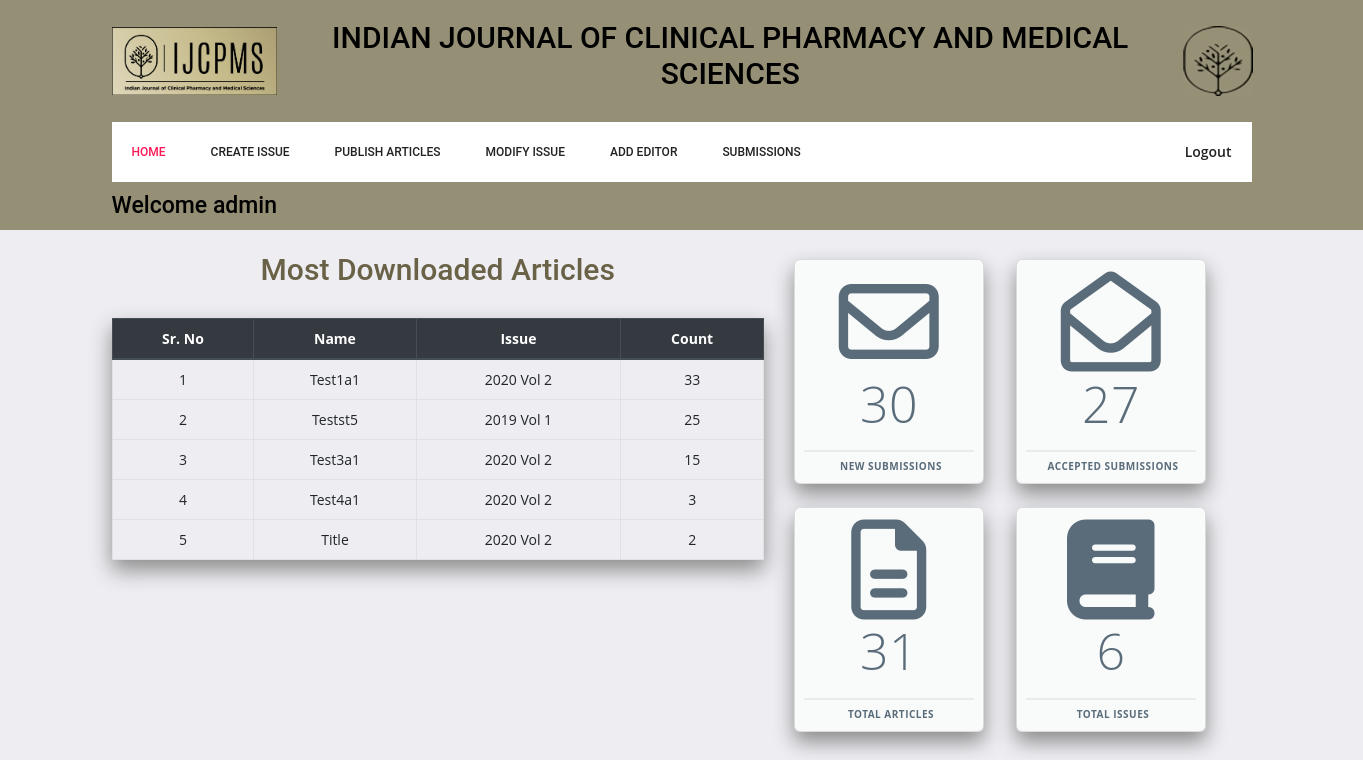
Screenshot of /adminHome.php (signed in) with the database file from the repository.
### tables this page shows
CREATE TABLE `articles` (
  `id` int(11) NOT NULL,
  `issues_id` int(11) NOT NULL,
  `fromsub` int(1) NOT NULL DEFAULT 0,
  `name` varchar(150) NOT NULL,
  `authors` varchar(1000) NOT NULL,
  `abstract` mediumtext NOT NULL,
  `keywords` varchar(500) NOT NULL,
  `type` varchar(50) NOT NULL,
  `subdate` date NOT NULL,
  `pubdate` date NOT NULL,
  `file` varchar(200) NOT NULL,
  `dcount` int(50) NOT NULL DEFAULT 0,
  `stmp` datetime NOT NULL DEFAULT current_timestamp()
);

CREATE TABLE `issues` (
  `id` int(11) NOT NULL,
  `name` varchar(150) NOT NULL,
  `guest` varchar(500) DEFAULT NULL,
  `issue_no` int(13) DEFAULT NULL,
  `vol` varchar(20) NOT NULL,
  `date` date NOT NULL,
  `stmp` datetime NOT NULL DEFAULT current_timestamp()
);

### adminHome.php (the view, shortened to what this page needs)
<?php
require_once("header.php");
$uname = $_SESSION['user'];
$sqlMaxDwn = "SELECT `articles`.`name`, `issues`.`vol`, `issues`.`date`, `articles`.`dcount` FROM `articles`
                INNER JOIN `issues` ON `articles`.`issues_id` = `issues`.`id` ORDER BY `articles`.`dcount` DESC LIMIT 5";
$resultMaxDwn = mysqli_query($linkId,$sqlMaxDwn);
$fromSub = 0;
$sqlCard = "SELECT `fromsub` FROM `articles`";
$resultCard = mysqli_query($linkId,$sqlCard);
$totalArticles = mysqli_affected_rows($linkId);
while($rowCard = mysqli_fetch_array($resultCard)){
    if($rowCard['fromsub'] == "1") $fromSub++;
}
$sqlNewSubmisions = "SELECT `id` FROM `submissions`";
mysqli_query($linkId,$sqlNewSubmisions);
$newSub = mysqli_affected_rows($linkId);
$sqlIssues = "SELECT `id` FROM `issues`";
mysqli_query($linkId,$sqlIssues);
$totalIssues = mysqli_affected_rows($linkId);
?>
<!doctype html>
<html lang="en">
    <head>
        <link rel="stylesheet" href="https://stackpath.bootstrapcdn.com/bootstrap/4.5.2/css/bootstrap.min.css"
>
        <link rel="stylesheet" href="css/card.css">
        <link rel="stylesheet" href="css/style.css">
        <link rel="stylesheet" href="css/responsive.css">
    </head>
    <body>
    <header class="admin_header">
        <div class="logo_part">
            <div class="container">
                <div class="row">
                    <div class="col-sm-2 d-flex justify-content-center align-items-center">
                            <a class="logo" href="index.php"><img src="img/logo.png" alt="" style="width: 100%"></a>
                    </div>
                    <div class="col-sm-9 d-flex justify-content-center align-items-center">
                        <h2 class="typo-list text-center">INDIAN JOURNAL OF CLINICAL PHARMACY AND MEDICAL SCIENCES</h2>
                    </div>
                    <div class="col-sm-1 d-flex justify-content-center align-items-center">
                        <div class="header_magazin">
                            <img src="img/favicon1.png" alt="logo">
                        </div>
                    </div>
                </div>
            </div>
        </div>
        <div class="main_menu">
            <nav class="navbar navbar-expand-lg navbar-light mb-2">
                <div class="container">
                    <div class="container_inner">
                        <div class="collapse navbar-collapse offset" id="navbarSupportedContent">
                            <ul class="nav navbar-nav menu_nav">
                                <li class="nav-item active"><a class="nav-link" href="adminHome.php">Home</a></li>
                                <li class="nav-item"><a class="nav-link" href="cissue.php">Create Issue</a></li>
                                <li class="nav-item"><a class="nav-link" href="pissue.php">Publish Articles</a></li>
                                <li class="nav-item"><a class="nav-link" href="missue.php">Modify Issue</a></li>
                                <li class="nav-item"><a class="nav-link" href="addeditor.php">Add Editor</a></li>
                                <li class="nav-item"><a class="nav-link" href="adminSub.php">Submissions</a></li>
                            </ul>
                            <ul class="nav navbar-nav navbar-right ml-auto">
                                <li class="nav-item active"><a href="logout.php" class="login">Logout</a></li>
                            </ul>
                        </div>
                    </div>
                </div>
            </nav>
        </div>
        <div class="container mt-3">
            <h4 class="welcome">Welcome <?php echo $uname;?></h4>
        </div>
    </header>
    <div class="container">
        <div class="row">
            <div class="col-lg-7">
                <h2 class="title_color text-center admin">Most Downloaded Articles</h2>
                <table class="table table-bordered table-hover text-center" style="box-shadow: 0 10px 20px #8c8c8c;">
                    <thead class="thead-dark">
                        <th>Sr. No</th>
                        <th>Name</th>
                        <th>Issue</th>
                        <th>Count</th>
                    </thead>
                    <?php
                    $i = 0;
                    while ($rowwMaxDwn = mysqli_fetch_array($resultMaxDwn)){
                        $issue = date("Y",strtotime($rowwMaxDwn['date']))." Vol ".$rowwMaxDwn['vol'];
                        $i++;
                        ?><tr>
                        <td><?php echo $i; ?></td>
                        <td><?php echo ucwords($rowwMaxDwn['name']);?></td>
                        <td><?php echo $issue;?></td>
                        <td><?php echo $rowwMaxDwn['dcount'];?></td>
                        </tr><?php
                    }
                    ?>
                </table>
            </div>
            <div class="col-lg-5 mb-60">
                <section class="cards admin">
                    <div class="card card--tree card-right">
                        <div class="card__svg-container">
                            <i class="fa fa-envelope-o fa-10x"></i>
                        </div>
                        <div class="card__count-container">
                            <div class="card__count-text">
                                <span class="card__count-text--big"><?php echo $newSub;?></span>
                            </div>
                        </div>
                        <div class="card__stuff-container">
                            <div class="card__stuff-text"> New Submissions </div>
                        </div>
                    </div>
                    <div class="card card--tree">
                        <div class="card__svg-container">
                            <i class="fa fa-envelope-open-o fa-10x"></i>
                        </div>
                        <div class="card__count-container">
                            <div class="card__count-text">
                                <span class="card__count-text--big"><?php echo $fromSub;?></span>
                            </div>
                        </div>
                        <div class="card__stuff-container">
                            <div class="card__stuff-text"> Accepted Submissions </div>
                        </div>
                    </div>
                </section>
                <section class="cards">
                    <div class="card card--tree card-right">
                        <div class="card__svg-container">
                            <i class="fa fa-file-text-o fa-10x"></i>
                        </div>
                        <div class="card__count-container">
                            <div class="card__count-text">
                                <span class="card__count-text--big"><?php echo $totalArticles;?></span>
                            </div>
                        </div>
                        <div class="card__stuff-container">
                            <div class="card__stuff-text"> Total Articles </div>
                        </div>
                    </div>
                    <div class="card card--tree">
                        <div class="card__svg-container">
                            <i class="fa fa-book fa-10x"></i>
                        </div>
                        <div class="card__count-container">
                            <div class="card__count-text">
                                <span class="card__count-text--big"><?php echo $totalIssues;?></span>
                            </div>
                        </div>
                        <div class="card__stuff-container">
                            <div class="card__stuff-text"> Total Issues </div>
                        </div>
                    </div>
                </section>
            </div>
        </div>
    </div>
    </body>
</html>

### css/card.css (style rules this page uses)
html, body { font-size: 62.5%; font-family: 'Raleway', sans-serif; }
body { overflow-x: hidden; }
section { width: 80vw; max-width: 64rem; min-width: 58.9rem; }
.cards { padding-top: 5%; display: -webkit-box; display: -ms-flexbox; display: flex; -webkit-box-pack: justify; -ms-flex-pack: justify; }
.card { width: 19rem; height: 22.5rem; background-color: #f9fbfb; border-radius: 6px; position: relative; display: -webkit-box; display: -ms-flexbox; display: flex; -webkit-box-orient: vertical; -webkit-box-direction: normal; -ms-flex-direction: column; flex-direction: column; color: #5a6c7a; font-size: 1rem; font-weight: 700; letter-spacing: .05rem; box-shadow: 0 10px 20px #8c8c8c; }
.card__svg-container { height: 50%; display: -webkit-box; display: -ms-flexbox; display: flex; -webkit-box-pack: center; -ms-flex-pack: center; justify-content: center; -webkit-box-align: end; -ms-flex-align: end; align-items: flex-end; }
.card__count-container { -webkit-box-flex: 1; flex-grow: 1; display: -webkit-box; display: -ms-flexbox; display: flex; -webkit-box-pack: center; -ms-flex-pack: center; justify-content: center; -webkit-box-align: center; -ms-flex-align: center; align-items: center; padding-top: 10px; }
.card__count-text { -webkit-transform: translate(0, -0.5rem); transform: translate(0, -0.5rem); }
.card__count-text--big { text-transform: uppercase; font-size: 5rem; font-weight: 300; }
.card__stuff-container { margin: 0 auto; width: 90%; height: 15%; border-top: 2px solid #e7edef; display: -webkit-box; display: -ms-flexbox; display: flex; -webkit-box-pack: center; -ms-flex-pack: center; justify-content: center; -webkit-box-align: center; -ms-flex-align: center; align-items: center; }
.card__stuff-text { display: inline-block; }
.card__stuff-text { text-transform: uppercase; margin-left: .4rem; -webkit-transform: translate(0, -0.2rem); transform: translate(0, -0.2rem); }
.card-right { margin-right: 5%; }

### css/style.css (style rules this page uses)
a { text-decoration: none; -webkit-transition: all 0.3s ease-in-out; -o-transition: all 0.3s ease-in-out; transition: all 0.3s ease-in-out; }
body { line-height: 24px; font-size: 14px; font-family: "Open Sans", sans-serif; font-weight: normal; color: #777777; background-color: #ededf2; }
h1, h2, h3, h4, h5, h6 { font-family: "Roboto", sans-serif; font-weight: 500; }
@media (min-width: 1200px) { .container { max-width: 1170px; } }
.admin_header { position: absolute; width: 100%; left: 0; top: 0; z-index: 3; background-color: #958f76; margin-bottom: 20px; }
.welcome { color:black; font-size: 23px; margin-bottom: 10px; }
.admin_header + section, .admin_header + div { margin-top: 200px; }
.logo_part { overflow: hidden; padding: 20px 0px; }
.main_menu .navbar { background: transparent; padding: 0px; border: 0px; border-radius: 0px; margin-bottom: 0px; }
.main_menu .navbar .container_inner { background: #fff; -ms-flex-wrap: nowrap; flex-wrap: nowrap; display: -webkit-box; display: -ms-flexbox; display: flex; -webkit-box-align: center; -ms-flex-align: center; align-items: center; -webkit-box-pack: justify; -ms-flex-pack: justify; justify-content: space-between; width: 100%; }
.main_menu .navbar .nav { padding-left: 20px; }
.main_menu .navbar .nav .nav-item { margin-right: 45px; }
.main_menu .navbar .nav .nav-item .nav-link { font: 500 12px/60px "Roboto", sans-serif; text-transform: uppercase; color: #222222; padding: 0px; display: inline-block; }
.main_menu .navbar .nav .nav-item .nav-link:after { display: none; }
.main_menu .navbar .nav .nav-item:hover .nav-link, .main_menu .navbar .nav .nav-item.active .nav-link { color: #ff1857; }
.main_menu .navbar .nav .nav-item:last-child { margin-right: 0px; }
.main_menu .navbar .login { font-size: 14px; line-height: 60px; display: inline-block; color: #222222; padding-right: 20px; }
.main_menu .navbar .login { font-weight: 600; }
.admin { margin-top: 10%; }
.mb-60 { margin-bottom: 60px; }
.title_color { margin-bottom: 30px; color: #6a6247; }
.typo-list { margin-bottom: 10px; color: black; }
h2 { font-size: 30px; }
h4 { font-size: 18px; }

### css/responsive.css (style rules this page uses)
@media (max-width:1619px) { .admin { margin-top: 8% ; } }

### rows the page displays
articles: name "Test1a1", issues.vol "2020 Vol 2", dcount "33"
articles: name "Testst5", issues.vol "2019 Vol 1", dcount "25"
articles: name "Test3a1", issues.vol "2020 Vol 2", dcount "15"
articles: name "Test4a1", issues.vol "2020 Vol 2", dcount "3"
articles: name "Title", issues.vol "2020 Vol 2", dcount "2"

### other values shown
$uname "admin"
$newSub "30"
$fromSub "27"
$totalArticles "31"
$totalIssues "6"
